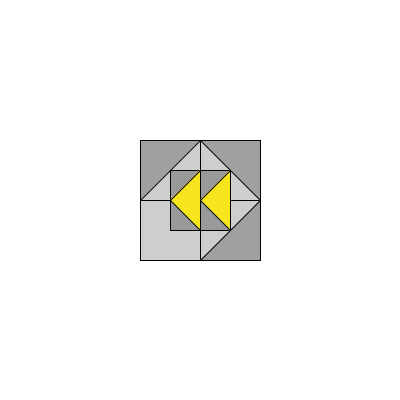
Frame 1 (no input)
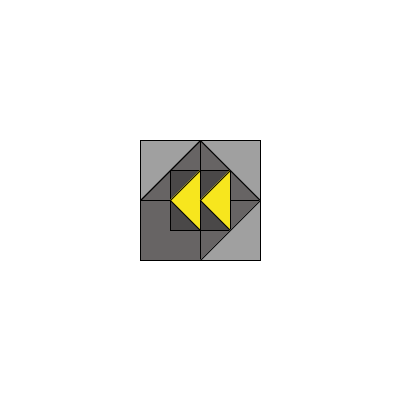
Frame 60 (the mouse pressed at the canvas centre just before this capture)
Frame 120 (the mouse held since frame 60 and released just before this capture): identical to frame 60, image omitted

The Processing sketch that drew these frames (run headless with seeded random() and noise(); from frame 60 on, the mouse is pressed at the canvas centre):

// Processing sketch: processing_86347
// ── processing_86347.pde

void setup() {
size(400,400);
background(255);
smooth();
}
/*je vais essayer de créer une succession de carré, car je m'interesse
aux formes géométrique et aux structures, afin de jouer par la suite sur
les effets de contrastes et de profondeurs de champs.*/



void draw()
{
  
  int L;
 L = 60;
 
  int H;
 H = 60;
 
fill(#676464,80);
//jouer la transparence des formes

rectMode(CENTER);
rect(230,230,H,L);
rect(170,170,H,L);
rect(170,230,H,L);
rect(230,170,H,L);

//forme de depart

fill( #393838,90);
rect(200,200,H,L);

fill(#F7E61E);
triangle(200,170,200,230,170, 200);
triangle(200,200,230,170,230,230);

 // Mon logo aura pour principe d'être le même au niveau de la structure, seule
 //les formes à l'interieur changeront de places.
fill(#A0A0A0);
triangle(140,140,200,140,140,200);
triangle(200,140,260,140,260,200);
triangle(260,200,260,260,200,260);


}
